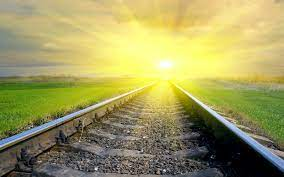
#> input picture Lab_04/bimg.jpg, 284 x 177 px
$ jupyter execute q4.ipynb
#> lines starting #> are read from the running program, lines starting #| are printed output that depends on the picture
[cell 1]
import cv2
import numpy as np
import matplotlib.pyplot as plt

img = cv2.imread('bimg.jpg',1)
#> img is the input picture: shape (177, 284, 3); mean B, G, R 94.4, 155.4, 160

# convert image from RGB to HSV
# V <- value
img_hsv = cv2.cvtColor(img, cv2.COLOR_RGB2HSV)
#> img_hsv: shape (177, 284, 3); mean H, S, V 88.2, 111.9, 165.4

#create histogram equalization on V-channel
img_hsv[:,:,2] = cv2.equalizeHist(img_hsv[:, :, 2])
#> img_hsv: shape (177, 284, 3); mean H, S, V 88.2, 111.9, 128.6

#Convert img HSV to RGB
img2 = cv2.cvtColor(img_hsv,cv2.COLOR_HSV2RGB)
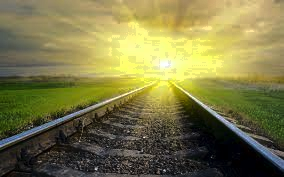
#> img2: shape (177, 284, 3); mean B, G, R 71.6, 120.6, 125


hist1 = cv2.calcHist([img],[0],None,[256],[0,256])
#> hist1 = 256 values, max 931 at index 124, min 1 at index 244, mean 196.4
hist2 = cv2.calcHist([img2],[0],None,[256],[0,256])
#> hist2 = 256 values, max 757 at index 0, min 0 at index 188, mean 196.4

#plot
plt.subplot(221),plt.plot(hist1)
plt.subplot(222),plt.plot(hist2)

result = np.hstack((img,img2))
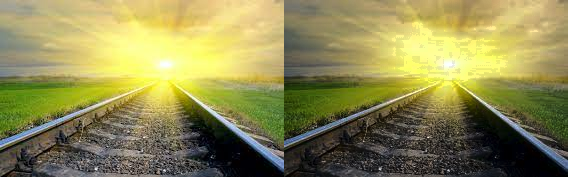
#> result: shape (177, 568, 3); mean B, G, R 83, 138, 142.5
cv2.imshow('Result', result)

cv2.waitKey()
cv2.destroyAllWindows()
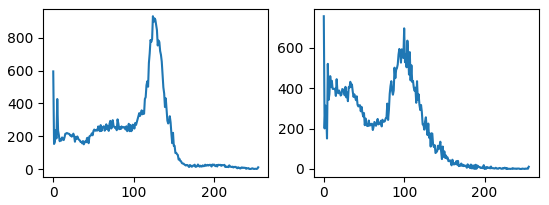
#> figure drawn by matplotlib, 2 panels; panel 1: curve peaks at x = 124, y = 931; panel 2: curve peaks at x = 0, y = 757
